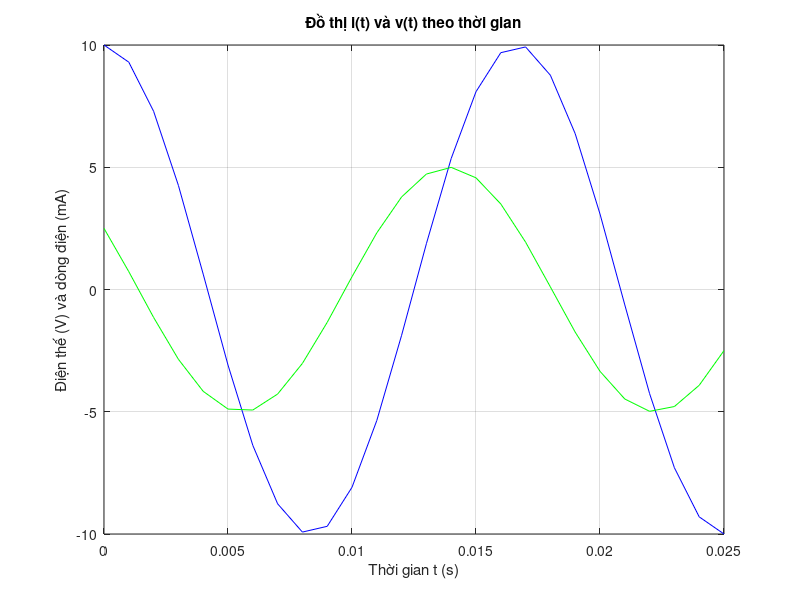

The MATLAB source for this figure:
t = 0:0.001:0.025;
vt = 10*cos(377.*t);
it = 5*cos(377.*t + deg2rad(60));
plot(t, vt, 'b', t, it, 'g');
xlabel('Thời gian t (s)');
ylabel('Điện thế (V) và dòng điện (mA)');
title('Đồ thị i(t) và v(t) theo thời gian');
grid on;
